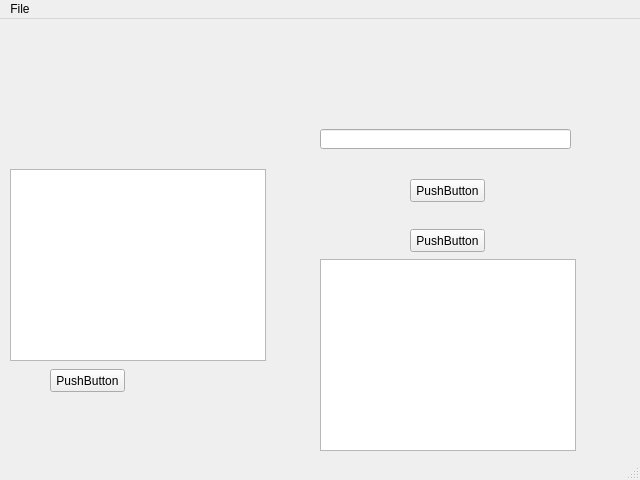
<?xml version="1.0" encoding="UTF-8"?>
<ui version="4.0">
 <class>MainWindow</class>
 <widget class="QMainWindow" name="MainWindow">
  <property name="geometry">
   <rect>
    <x>0</x>
    <y>0</y>
    <width>640</width>
    <height>480</height>
   </rect>
  </property>
  <property name="windowTitle">
   <string>MainWindow</string>
  </property>
  <widget class="QWidget" name="centralwidget">
   <widget class="QPushButton" name="pushButton">
    <property name="geometry">
     <rect>
      <x>50</x>
      <y>350</y>
      <width>75</width>
      <height>23</height>
     </rect>
    </property>
    <property name="text">
     <string>PushButton</string>
    </property>
   </widget>
   <widget class="QPushButton" name="pushButton_2">
    <property name="geometry">
     <rect>
      <x>410</x>
      <y>210</y>
      <width>75</width>
      <height>23</height>
     </rect>
    </property>
    <property name="text">
     <string>PushButton</string>
    </property>
   </widget>
   <widget class="QPushButton" name="pushButton_3">
    <property name="geometry">
     <rect>
      <x>410</x>
      <y>160</y>
      <width>75</width>
      <height>23</height>
     </rect>
    </property>
    <property name="text">
     <string>PushButton</string>
    </property>
   </widget>
   <widget class="QListWidget" name="listWidget">
    <property name="geometry">
     <rect>
      <x>10</x>
      <y>150</y>
      <width>256</width>
      <height>192</height>
     </rect>
    </property>
   </widget>
   <widget class="QListWidget" name="listWidget_2">
    <property name="geometry">
     <rect>
      <x>320</x>
      <y>240</y>
      <width>256</width>
      <height>192</height>
     </rect>
    </property>
   </widget>
   <widget class="QLineEdit" name="lineEdit">
    <property name="geometry">
     <rect>
      <x>320</x>
      <y>110</y>
      <width>251</width>
      <height>20</height>
     </rect>
    </property>
   </widget>
  </widget>
  <widget class="QMenuBar" name="menubar">
   <property name="geometry">
    <rect>
     <x>0</x>
     <y>0</y>
     <width>640</width>
     <height>21</height>
    </rect>
   </property>
   <widget class="QMenu" name="menuFile">
    <property name="title">
     <string>File</string>
    </property>
   </widget>
   <addaction name="menuFile"/>
  </widget>
  <widget class="QStatusBar" name="statusbar"/>
 </widget>
 <resources/>
 <connections/>
</ui>
